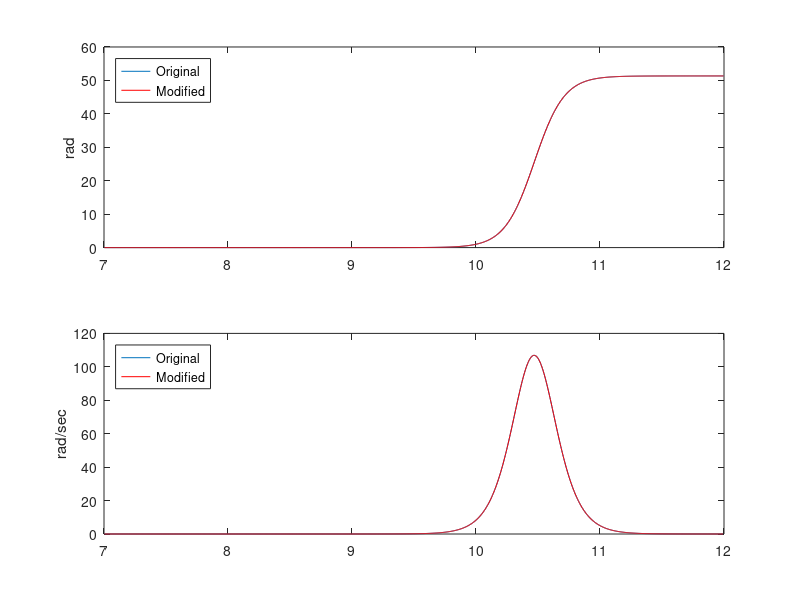

This figure's MATLAB source: (Note: this script raises an error after producing the figure.)
clearvars -except Ts tg
close all
% 1 Arm pos (rad)
% 2 Arm target pos (rad)
% 3 Arm Cmd (amps)
% 4 Spool pos (rad)
% 5 Spool Cmd (amps)
% 6 String Angle (rad)
% 7 String Angle Velo (rad/sec)


% GC = load('ByHandCastAlmost.mat');
GC = load('ByHandCastHit2.mat');

sigfunc = @(A, x)(A(1) ./ (1 + exp(-A(2).*(x+A(3))) ) );
% sigfunc = @(A, x)(A(1) ./ (A(2) + exp(-x)) );
A0 = [40,2,-10]; %// Initial values fed into the iterative algorithm
% A_fit = nlinfit(x, y, sigfunc, A0);

% Time Frames
plot_from = [7,12];
i = find(plot_from(1) < GC.fsTime, 1, 'first');
j = find(plot_from(2) > GC.fsTime, 1, 'last');

A_fit_org = nlinfit(GC.fsTime(i:j), GC.fsData(i:j,4), sigfunc, A0);
% A_fit = A_fit_org.*[1.33,.75,1.04]; % Just kinda thuds
% A_fit = A_fit_org.*[1.33,.6,1.049]; % Wraps self
% A_fit = A_fit_org.*[1.4,.4,1.055];
A_fit = A_fit_org.*[1,.89,1.0]+[0,0,-.072]; %GOLDEN

figure
subplot(2,1,1)
plot(GC.fsTime(i:j), sigfunc(A_fit_org,GC.fsTime(i:j)))
hold on
plot(GC.fsTime(i:j), sigfunc(A_fit,GC.fsTime(i:j)),'r')
legend('Original','Modified','Location','Northwest')
ylabel('rad')
subplot(2,1,2)
plot(GC.fsTime(i:j-1), diff(sigfunc(A_fit_org,GC.fsTime(i:j)))./diff(GC.fsTime(i:j)))
hold on
plot(GC.fsTime(i:j-1), diff(sigfunc(A_fit,GC.fsTime(i:j)))./diff(GC.fsTime(i:j)),'r')
legend('Original','Modified','Location','Northwest')
ylabel('rad/sec')



%%%%%%%%%%%%%%%%% Back Calculate Commands sent to the Motors %%%%%%%%%%%%%%
% Motor constants
Kt_old = 13.5;              % oz-in/amp, torque constant
Kt     = Kt_old * .007062;  % N-m/amp, torque constant
Gr     = 13.72;             % Gear Ratio

%%% Spool %%%
psi = sigfunc(A_fit,GC.fsTime(i:j));
dpsi = diff(psi)./diff(GC.fsTime(i:j));
ddpsi = diff(dpsi)./diff(GC.fsTime(i:j-1));

% ud_spool = ((1.172*10^-6)*ddpsi + (2.844*10^-4)*dpsi(1:end-1))/Kt;
ud_spool = ((5*10^-5)*ddpsi + (9*10^-4)*dpsi(1:end-1))/Kt;

%%% Arm %%%
th = smooth(GC.fsData(i:j,1),51,'loess');
dth = diff(th)./diff(GC.fsTime(i:j));
ddth = diff(dth)./diff(GC.fsTime(i:j-1));

ud_arm = ((.0529)*ddth + (0.4328)*dth(1:end-1))/(Kt*Gr);

%%%%%%%%%%%%%%%%%%%% Graph Results %%%%%%%%%%%%%%%%%%%%%%%%%%%%%%%%%%%%%%%%
figure
subplot(2,1,1)
[hAx1, h_l1, h_l2] = plotyy(GC.fsTime(i:j), GC.fsData(i:j,1),...
                           GC.fsTime(i:j), sigfunc(A_fit,GC.fsTime(i:j)));
ylabel(hAx1(1), 'Arm (rad)')
ylabel(hAx1(2), 'Spool (rad)')
title('Trajectory')

subplot(2,1,2)
[hAx2, h_l3, h_l4] = plotyy(GC.fsTime(i:j-2),ud_arm,...
                           GC.fsTime(i:j-2),ud_spool);
xlabel('sec')
ylabel(hAx2(1), 'Arm (amps)')
ylabel(hAx2(2), 'Spool (amps)')
title('Command')
clear hAx1 hAx2 h_l1 h_l2 h_l3 h_l4

%%%%%%%%%%%%%%%%%%%% Graph Comparison %%%%%%%%%%%%%%%%%%%%%%%%%%%%%%%%%%%%%
A1 = A_fit_org.*[1,.89,1.0]+[0,0,-.072]; %GOLDEN
A2 = A_fit_org.*[1.33,.75,1.04]; % Just kinda thuds

figure
subplot(2,1,1)
title('Comparison')
plot(GC.fsTime(i:j), sigfunc(A_fit_org,GC.fsTime(i:j)))
title('Comparison')
hold on
plot(GC.fsTime(i:j), sigfunc(A_fit,GC.fsTime(i:j)),'r')
plot(GC.fsTime(i:j), sigfunc(A1,GC.fsTime(i:j)),'k')
plot(GC.fsTime(i:j), sigfunc(A2,GC.fsTime(i:j)),'g')
legend('Original','New','Highest','Low','Location','Northwest')
ylabel('rad')
subplot(2,1,2)
plot(GC.fsTime(i:j-1), diff(sigfunc(A_fit_org,GC.fsTime(i:j)))./diff(GC.fsTime(i:j)))
hold on
plot(GC.fsTime(i:j-1), diff(sigfunc(A_fit,GC.fsTime(i:j)))./diff(GC.fsTime(i:j)),'r')
plot(GC.fsTime(i:j-1), diff(sigfunc(A1,GC.fsTime(i:j)))./diff(GC.fsTime(i:j)),'k')
plot(GC.fsTime(i:j-1), diff(sigfunc(A2,GC.fsTime(i:j)))./diff(GC.fsTime(i:j)),'g')
legend('Original','New','Highest','Low','Location','Northwest')
ylabel('rad/sec')

%%%%%%%%%%%%%%%%%%%% Export Data %%%%%%%%%%%%%%%%%%%%%%%%%%%%%%%%%%%%%%%%%%
Time = GC.fsTime(i:j-2)-GC.fsTime(i);
xd_arm = GC.fsData(i:j-2,1);
xd_spool = sigfunc(A_fit,GC.fsTime(i:j-2));
save CastingTrajectory.mat Time xd_arm ud_arm xd_spool ud_spool;

